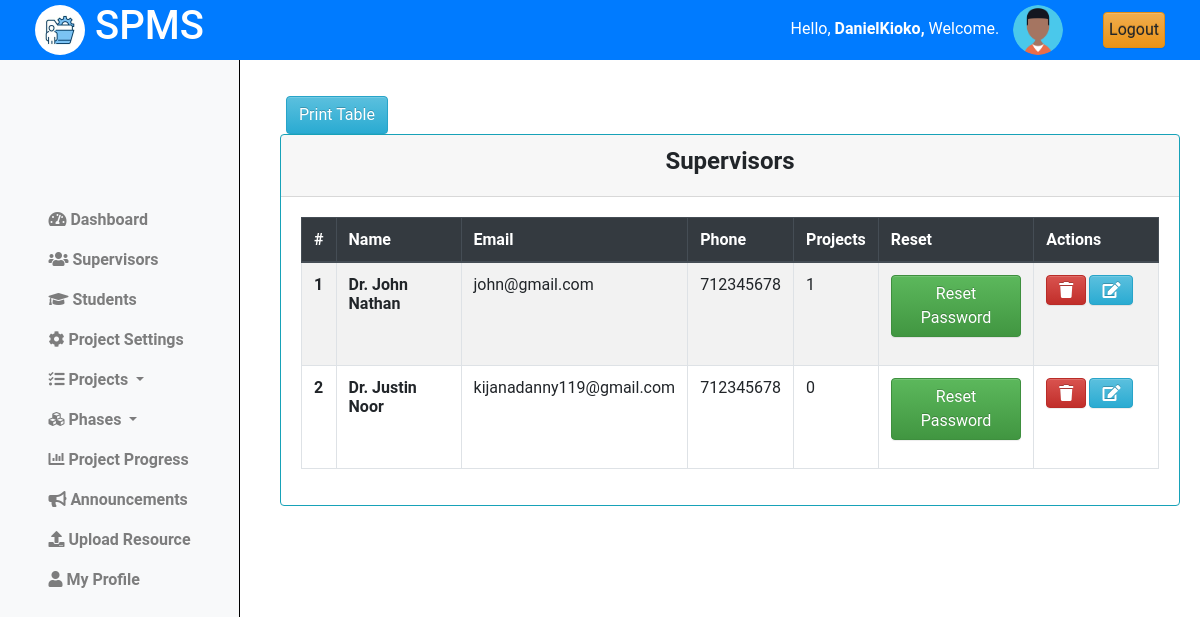
The app's page /coordinator/supervisors/ (signed in) with its own data.
### projectsApp/models.py (models this page shows, shortened)
class Coordinator(AbstractUser):
    pass

class Lecturer(models.Model):
    email = models.EmailField(max_length=255, unique=True, blank=False)
    name = models.CharField(max_length=255)
    phone = models.IntegerField(null=True, blank=True)
    password = models.CharField(max_length=128, null=False, blank=False)
    user_id = models.AutoField(primary_key=True)
    last_login = models.DateTimeField(blank=True, null=True)
    USERNAME_FIELD = 'email'
    REQUIRED_FIELDS = ['name', 'phone']
    class Meta:
        db_table = "Lecturers"

### projectsApp/AccessControl.py (the view)
    @login_required
    def wrapper(request, *args, **kwargs):
        if not isinstance(request.user, Coordinator):
            return redirect('cordinator_login')
        return function(request, *args, **kwargs)

### projectsApp/AccessControl.py (called while the page is built)
def coordinator_required(function):
    @login_required
    def wrapper(request, *args, **kwargs):
        if not isinstance(request.user, Coordinator):
            return redirect('cordinator_login')
        return function(request, *args, **kwargs)
    return wrapper

### projectsApp/views.py (called while the page is built, shortened)
@coordinator_required
def supervisors(request):
    supervisors = Lecturer.objects.all().order_by('name')
    for supervisor in supervisors:
        project_count = Projects.objects.filter(lecturer=supervisor).count()
        supervisor.project_count = project_count
    context = {'supervisors':supervisors}
    return render(request, 'cordinator/supervisors.html', context)

### projectsApp/templates/cordinator/supervisors.html (shortened to what this page needs)
{% extends "base_cord.html" %}
{% load static %}
{% block content %}
{% include "column1_cord.html" %}
<div class="content">
    <div class="container-fluid">
        <div class="row">
            <div class="text-center mt-3 ml-3">
                <button id="print-button" onclick="printTable()" class="btn btn-info">Print Table</button>
            </div>
            <div class="card border-info">
                <div class="card-header text-center">
                    <h4><b>Supervisors</b></h4>
                </div>
                <div class="card-body">
                    <table id="print-table" class="table table-bordered table-hover  table-striped border-info">
                        <thead class="thead-dark">
                            <tr>
                                <th scope="col">#</th>
                                <th scope="col">Name</th>
                                <th scope="col">Email</th>
                                <th scope="col">Phone</th>
                                <th scope="col">Projects</th>
                                <th scope="col">Reset</th>
                                <th scope="col">Actions</th>
                            </tr>
                        </thead>
                        <tbody>
                            {% for supervisor in supervisors %}
                              <tr>
                                <th scope="row">{{ forloop.counter }}</th>
                                <td><b>{{supervisor.name|title}}</b></td>
                                <td>{{supervisor.email}}</td>
                                <td>{{supervisor.phone}}</td>
                                <td>{{supervisor.project_count}}</td>
                                <td>
                                    <form action="{% url 'supervisor_reset' %}" method="POST">
                                        <button type="submit"  class="btn btn-success" onclick="return confirm('Reset Password for {{supervisor.name}}?')">Reset Password</button>
                                    </form>
                                <td>
                                    <div class="row">
                                        <div class="col-4">
                                            <form action="{% url 'view_supervisors' %}" method="POST">
                                                <button type="submit"  class="btn btn-danger" onclick="return confirm('Are you sure you want to delete {{supervisor.name}}?')"><i class="fa fa-trash" aria-hidden="true"></i></button>
                                            </form>
                                        </div>
                                        <div class="col-4">
                                            <a href="{% url 'edit_lecturer' supervisor.user_id %}" class="btn btn-info"><i class="fa fa-edit" aria-hidden="true"></i></a>
                                        </div>
                                    </div>
                                </td>
                            </tr>
                            {% endfor %}
                        </tbody>
                    </table>
                </div>
            </div>
        </div>
    </div>
</div>
<link rel="stylesheet" href="{% static 'css/mystudents.css' %}">
{% endblock %}

### projectsApp/templates/base_cord.html (shortened to what this page needs)
{% load static %}
<!doctype html>
<html class="no-js h-100" lang="en">
  <head>
    <link href="https://use.fontawesome.com/releases/v5.0.6/css/all.css" rel="stylesheet">
    <link href="https://stackpath.bootstrapcdn.com/bootstrap/4.5.2/css/bootstrap.min.css" rel="stylesheet">
    <link rel="stylesheet" href="https://cdn.jsdelivr.net/npm/bootstrap@3.3.7/dist/css/bootstrap-theme.min.css">
</head>
<body>
    <header>
        <div class="container-fluid">
            <div class="row align-items-center">
                <div class="col-md-3">
                    <div class="left">
                        <img src="{% static 'images/logo.jpg' %}" alt="Logo" class="logo">
                        <h1>SPMS</h1>
                    </div>
                </div>
                <div class="col-md-9 d-flex justify-content-end">
                    <div class="row align-items-center">
                        <div class="col-auto">
                            <span class="username mb-3" style="padding:10px;">
                                Hello,
                                <strong>
                                    {% if request.user.is_authenticated %}
                                        {% if request.user.is_staff %}
                                            {{ request.user.username }},
                                        {% else %}
                                            {{ request.user.name }},
                                        {% endif %}
                                    {% else %}
                                        Guest,
                                    {% endif %}
                                </strong>
                                Welcome.
                            </span>
                            <img src="{% static 'images/profile.png'%}" alt="Profile Picture" class="profile-pic">
                        </div>
                        <div class="col-auto">
                            <a href="{% url 'logout' %}" class="btn btn-warning" style="padding:5px;">Logout</a>
                        </div>
                    </div>
                </div>
            </div>
        </div>
    </header>
    {% block content %}
    {% endblock %}
</body>
</html>

### projectsApp/static/css/mystudents.css (style rules this page uses)
.content { margin-left: 250px; padding: 20px; margin-top: 60px; }
.card { width: 100%; margin-left: 10px; }

### projectsApp/templates/base_cord.html (style rules this page uses)
body { font-family: 'Roboto', sans-serif; margin: 0; padding: 0; }
header { background-color: #007BFF; color: white; display: flex; justify-content: space-between; align-items: center; text-align: center; padding: 10px 20px; z-index: 20; position: fixed; top: 0; left: 0; width: 100%; height: 60px; }
header .left { display: flex; align-items: center; }
header .logo { width: 50px; height: 50px; margin-right: 10px; border-radius: 50%; }
header .profile-pic { width: 50px; height: 50px; border-radius: 50%; margin-right: 10px; }

### records on screen
Coordinator: user.username "DanielKioko"
Lecturer: name "Dr. John Nathan", email "john@gmail.com", phone "712345678", project_count "1"
Lecturer: name "Dr. Justin Noor", email "kijanadanny119@gmail.com", phone "712345678", project_count "0"
